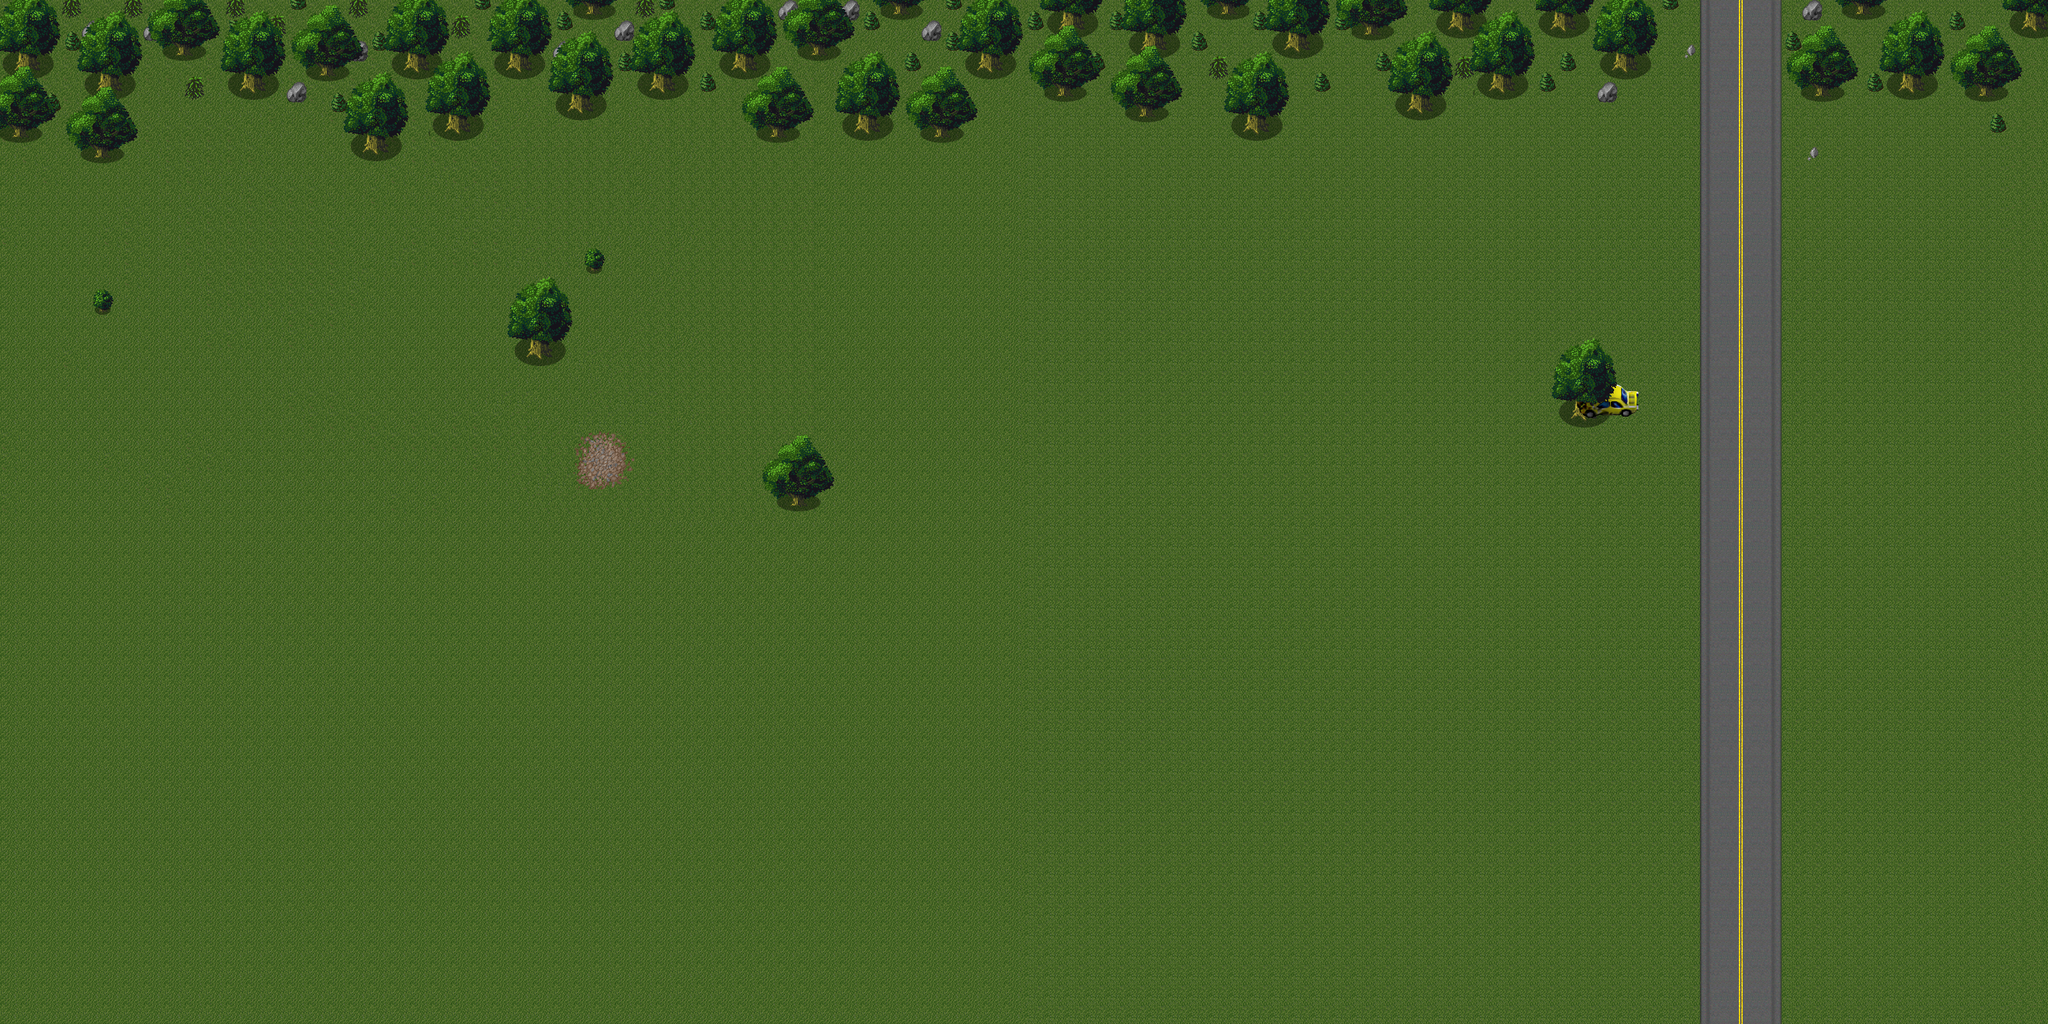

Tiled map render using the project's own tile images. Description and the map definition, with tile-layer contents summarised, below:
An orthogonal 100x50 tile map with 32x32 px tiles, 4 tile layers (Ground, Ground 2, Ground 3, Above Character) and 10 objects (7x hitbox, 2x event, item).

<map version="1.0" orientation="orthogonal" renderorder="right-down" width="100" height="50" tilewidth="32" tileheight="32" nextobjectid="36">
 <tileset firstgid="1" name="forest" tilewidth="32" tileheight="32" tilecount="512" columns="16">
  <image source="forest.png" width="512" height="1024" />
 </tileset>
 <layer name="Ground" width="100" height="50">
  <data>[5000 cells, 5000 non-empty, 4 distinct tile ids]</data>
 </layer>
 <layer name="Ground 2" width="100" height="50">
  <data>[5000 cells, 516 non-empty, 39 distinct tile ids]</data>
 </layer>
 <layer name="Ground 3" width="100" height="50">
  <data>[5000 cells, 13 non-empty, 12 distinct tile ids]</data>
 </layer>
 <layer name="Above Character" width="100" height="50">
  <data>[5000 cells, 494 non-empty, 36 distinct tile ids]</data>
 </layer>
 <objectgroup color="#ff0000" name="Hitboxes">
  <object id="2" type="hitbox" x="145.75" y="455" width="32" height="32" />
  <object id="23" type="hitbox" x="826.667" y="525.333" width="34.6667" height="36" />
  <object id="27" type="hitbox" x="913" y="391" width="32" height="32" />
  <object id="30" type="hitbox" x="1234.25" y="758.167" width="26.75" height="34.3333" />
  <object id="32" type="hitbox" x="0" y="0" width="3200" height="246" />
  <object id="34" type="hitbox" x="2456.33" y="618.583" width="34.6667" height="36" />
  <object id="35" type="hitbox" x="2471.67" y="611.75" width="87.3333" height="36.1667" />
 </objectgroup>
 <objectgroup color="#0000ff" name="Items">
  <object id="25" name="shovel" type="item" x="2506" y="592" width="64" height="64" />
 </objectgroup>
 <objectgroup color="#00ff00" name="Events">
  <object id="26" name="shovel -&gt; ring" type="event" x="911.5" y="688" width="64" height="64">
   <properties>
    <property name="giveItem" value="ring" />
    <property name="takeItem" value="shovel" />
   </properties>
  </object>
  <object id="33" name="spawn" type="event" x="2525" y="713" width="32" height="32" />
 </objectgroup>
</map>